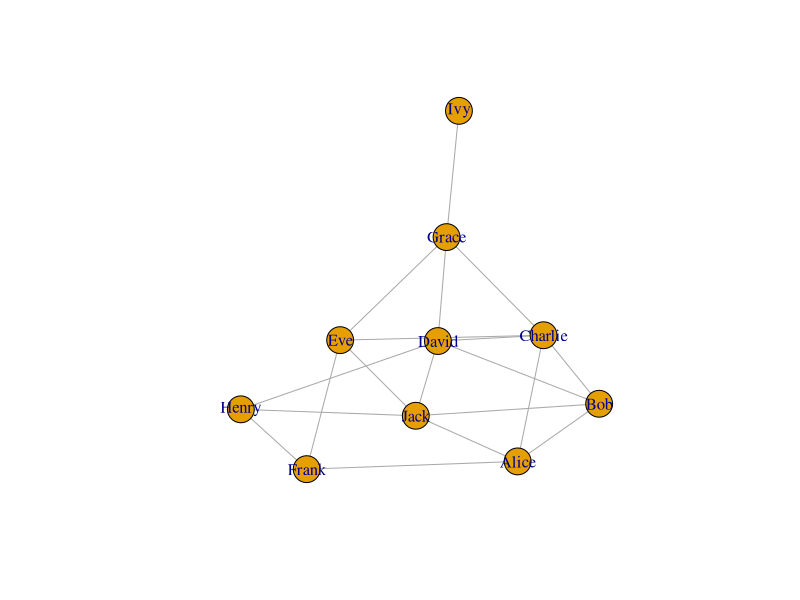

Write R code to recreate this figure.
## ---- chunk 1
# Install packages
install.packages("igraph")
install.packages("tidyverse")
install.packages("renv")
install.packages("visNetwork")
install.packages("htmlwidgets")
## ---- chunk 2
library(igraph)
library(tidyverse)
## ---- chunk 3
# Start from a random network
df <- tibble(
  Person1 = c("Alice", "Alice", "Alice", "Bob", "Bob", "Charlie", "Charlie", "Charlie", "David", "David", "Eve", "Eve", "Frank", "Grace", "Jack", "Jack", "Jack", "Jack", "Jack"),
  Person2 = c("Bob", "Charlie", "Frank", "Charlie", "David", "David", "Eve", "Grace", "Grace", "Henry", "Frank", "Grace", "Henry", "Ivy", "Alice", "Bob", "David", "Eve", "Henry")
)


# Convert to igraph
g <- graph_from_data_frame(d = df, directed = FALSE)
## ---- chunk 4
# Plot graph
plot(g)#, layout = layout_with_fr(g), vertex.size = 20)
## ---- chunk 5
# Calculate measures
diameter(g)
assortativity_degree(g)
edge_density(g)
transitivity(g, type = "average", isolates="zero")
transitivity(g)
